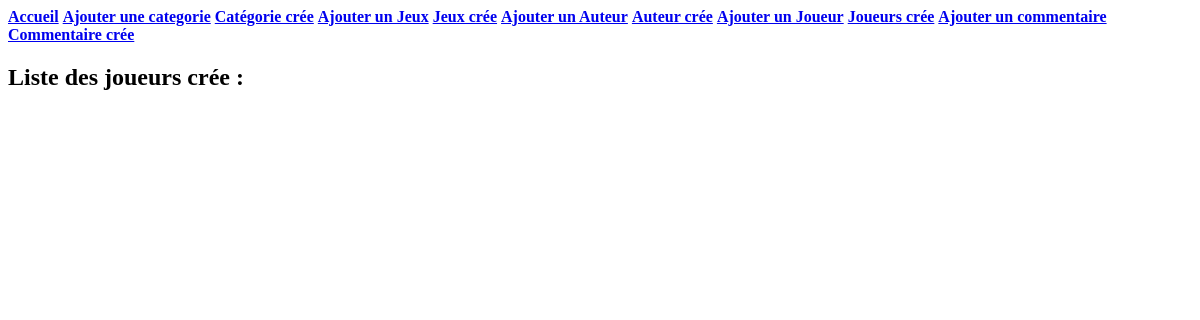
/ludo/affichagejoueurs/, run on an earlier commit of the app's database.
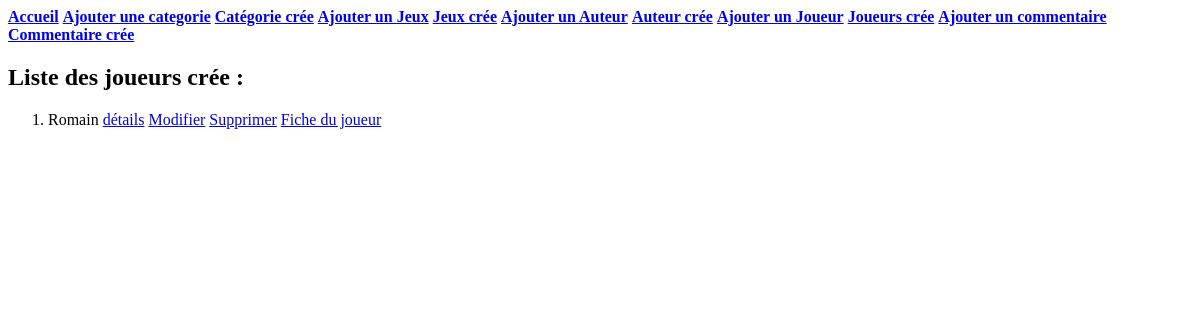
And on a later commit of the database.
### ludo/models.py (models this page shows, shortened)
class Joueurs(models.Model):
    nom_j = models.CharField(max_length=100)
    prenom_j = models.CharField(max_length=100)
    mail_j = models.EmailField(blank=True, null=True)
    mdp_j = models.CharField(max_length=100, blank=True, null=True)
    PROFESSIONNEL = 'PROFESSIONNEL'
    PARTICULIER = 'PARTICULIER'
    choix = [(PROFESSIONNEL, 'PRO'), (PARTICULIER, 'PARTICULIER')]
    type_j = models.CharField(blank=True, choices=choix, max_length=100)
    def __str__(self):
        chaine4 = f"{self.nom_j}"
        return chaine4

### ludo/views.py (the view)
# urls.py: path('affichagejoueurs/', views.affichagejoueurs),
def affichagejoueurs(request):
    liste4 = list(models.Joueurs.objects.all())
    return render(request, 'ludo/affichagejoueurs.html',{"liste" : liste4})

### ludo/templates/ludo/affichagejoueurs.html (shortened to what this page needs)
<!DOCTYPE html>
<html lang="en">
<head>
</head>
<body>
<a href="/ludo/"><strong>Accueil</strong></a>
<a href="/ludo/ajoutcategorie"><strong> Ajouter une categorie</strong></a>
<a href="/ludo/affichagecategorie"><strong> Catégorie crée</strong></a>
<a href="/ludo/ajoutjeux"><strong> Ajouter un Jeux</strong></a>
<a href="/ludo/affichagejeux"><strong> Jeux crée</strong></a>
<a href="/ludo/ajoutauteurs"><strong> Ajouter un Auteur</strong></a>
<a href="/ludo/affichageauteurs"><strong> Auteur crée</strong></a>
<a href="/ludo/ajoutjoueurs"><strong> Ajouter un Joueur</strong></a>
<a href="/ludo/affichagejoueurs"><strong>Joueurs crée</strong></a>
<a href="/ludo/ajoutcommentaires"><strong> Ajouter un commentaire</strong></a>
<a href="/ludo/affichagecommentaires"><strong>Commentaire crée</strong></a>
<h2 > Liste des joueurs crée :</h2>
<ol>
    {% for p in liste %}
        <li> {{p}} <a href="/ludo/affichejoueurs/{{p.id}}/">détails</a> <a class="updatejoueurs" href="/ludo/updatejoueurs/{{p.id}}/">Modifier</a> <a class="del" href="/ludo/deletejoueurs/{{p.id}}/">Supprimer</a> <a class="updatejoueurs" href="/ludo/updatejoueurs/{{p.id}}/">Fiche du joueur</a> </li>
    {% endfor %}
</ol>
</body>
</html>

What changed in the data, as far as the page shows it:
added Joueurs: nom_j "Romain"
